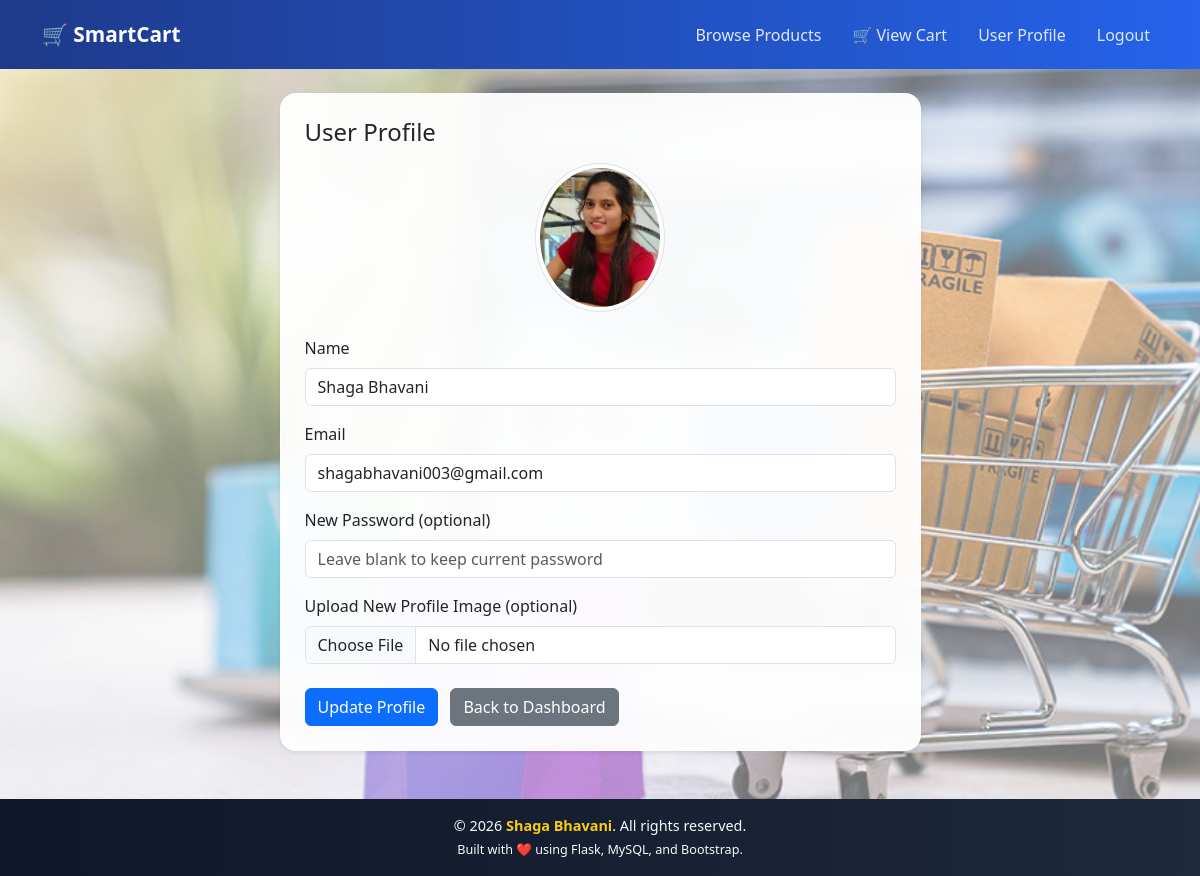
/user/profile (signed in), run on the app's committed database.
### tables this page shows
CREATE TABLE users (
    user_id INTEGER PRIMARY KEY AUTOINCREMENT,
    name TEXT,
    email TEXT UNIQUE,
    password TEXT,
    profile_image TEXT
);

### app.py (the view)
@app.route('/user/profile', methods=['GET'])
def user_profile():
    if 'user_id' not in session:
        flash("Please login!", "danger")
        return redirect('/user-login')
    user_id = session['user_id']
    conn = get_db_connection()
    cursor = conn.cursor()
    cursor.execute("SELECT * FROM users WHERE user_id = ?", (user_id,))
    user = cursor.fetchone()
    cursor.close()
    conn.close()
    return render_template("user/user_profile.html", user=user)

### app.py (called while the page is built)
def get_db_connection():
    conn = sqlite3.connect("smartcart.db")
    conn.row_factory = sqlite3.Row
    return conn

### templates/user/user_profile.html (shortened to what this page needs)
{% extends 'base.html' %}
{% block content %}
<div class="row justify-content-center">
  <div class="col-md-8 col-lg-7">
    <div class="card shadow-sm">
      <div class="card-body p-4">
        <h4 class="mb-3">User Profile</h4>
        <div class="text-center mb-4">
          {% if user.profile_image %}
            <img
              src="/static/uploads/user_profiles/{{ user.profile_image }}"
              class="rounded-circle img-thumbnail"
              width="130"
              height="130">
          {% else %}
            <p class="text-muted">No Profile Image</p>
          {% endif %}
        </div>
        <form method="POST"
              action="/user/profile"
              enctype="multipart/form-data">
          <div class="mb-3">
            <label class="form-label">Name</label>
            <input
              type="text"
              name="name"
              class="form-control"
              value="{{ user.name }}"
              required>
          </div>
          <div class="mb-3">
            <label class="form-label">Email</label>
            <input
              type="email"
              name="email"
              class="form-control"
              value="{{ user.email }}"
              required>
          </div>
          <div class="mb-3">
            <label class="form-label">New Password (optional)</label>
            <input
              type="password"
              name="password"
              class="form-control"
              placeholder="Leave blank to keep current password">
          </div>
          <div class="mb-4">
            <label class="form-label">Upload New Profile Image (optional)</label>
            <input
              type="file"
              name="profile_image"
              class="form-control"
              accept="image/*">
          </div>
          <button type="submit" class="btn btn-primary">
            Update Profile
          </button>
          <a href="/user-dashboard" class="btn btn-secondary ms-2">
            Back to Dashboard
          </a>
        </form>
      </div>
    </div>
  </div>
</div>
{% endblock %}

### static/style.css (style rules this page uses)
body { margin: 0; font-family: 'Segoe UI', Tahoma, sans-serif; background: linear-gradient( 135deg, rgba(99, 102, 241, 0.45), rgba(56, 189, 248, 0.45), rgba(34, 197, 94, 0.45) ); background-image: url("./bg.jpg"); background-size: cover; background-position: center; background-repeat: no-repeat; background-attachment: fixed; min-height: 100vh; }
.card { background: rgba(255, 255, 255, 0.9); backdrop-filter: blur(14px); -webkit-backdrop-filter: blur(14px); border-radius: 16px; border: 1px solid rgba(255, 255, 255, 0.5); box-shadow: 0 20px 40px rgba(0,0,0,0.18); }
body { background-image: url("./bg.jpg"); background-size: cover; background-position: center; background-repeat: no-repeat; background-attachment: fixed; }
.card { background: rgba(255, 255, 255, 0.95); }

### data on the page
users: profile_image (picture), name "Shaga Bhavani", email "shagabhavani003@gmail.com"
